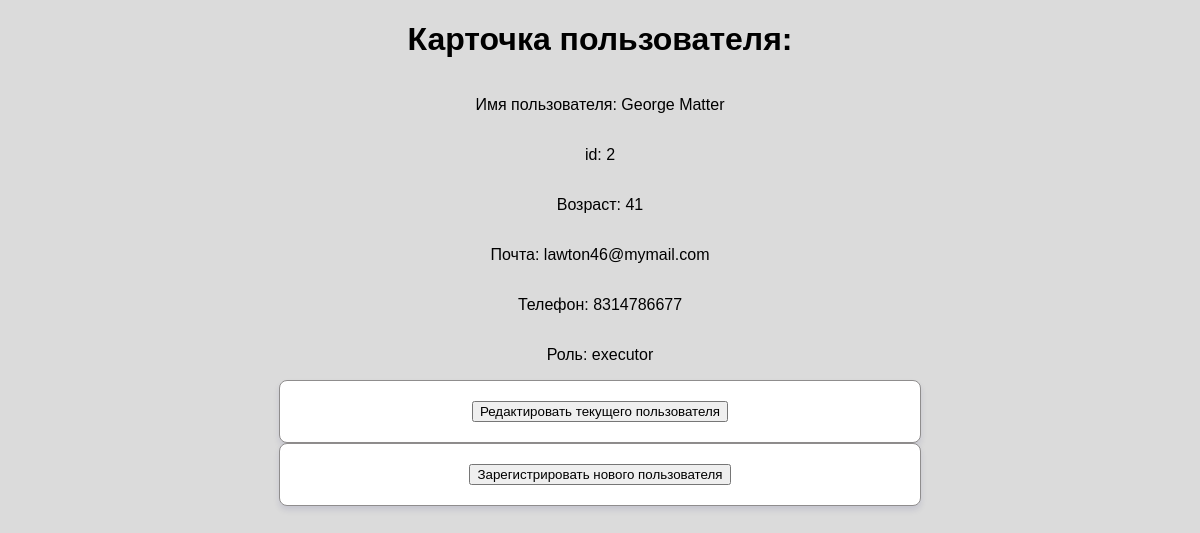
Screenshot of /users/2/ with the database file from the repository.
### home_work/You_Do.py (models this page shows)
class User (db.Model):
    __tablename__ = "users"
    id = db.Column (db.Integer, primary_key=True)
    first_name = db.Column(db.String (100), nullable = False)
    last_name = db.Column(db.String(100))
    age = db.Column(db.Integer, db.CheckConstraint("age>=16"))
    email = db.Column(db.String(150))
    role = db.Column(db.String(100))
    phone = db.Column(db.String(100))

### home_work/You_Do.py (the view)
@app.route('/users/<int:user>/')
def user_page(user=None):
    with app.app_context():
        user_data = db.session.query(User).get(user)
    return render_template('user.html', user_data=user_data)

### home_work/templates/user.html (shortened to what this page needs)
<!DOCTYPE html>
<html lang="ru">
<head>
    <link rel="stylesheet" href="{{ url_for('static', filename='styles.css') }}">
</head>
<body>
    <h1>Карточка пользователя:</h1>
    <p>Имя пользователя: {{ user_data.first_name }} {{ user_data.last_name }}</p>
    <p>id: {{ user_data.id }}</p>
    <p>Возраст: {{ user_data.age }}</p>
    <p>Почта: {{ user_data.email }}</p>
    <p>Телефон: {{ user_data.phone }}</p>
    <p>Роль: {{ user_data.role }}</p>
    <div class="container">
        <form method="GET" action="/user/change/">
            <input type="submit" value="Редактировать текущего пользователя">
        </form>
    </div>
    <div class="container">
        <form method="GET" action="/user/new/">
            <input type="submit" value="Зарегистрировать нового пользователя">
        </form>
    </div>
</body>
</html>

### home_work/static/styles.css (style rules this page uses)
body { font-family: Arial, sans-serif; background-color: #dbdbdb; margin: 0; padding: 0; display: flex; justify-content: flex-start; flex-direction: column; align-items: center; min-height: 100vh; }
.container { background: white; border: 1px solid #8f8d8d; border-radius: 8px; box-shadow: 0 4px 6px rgba(0, 10, 97, 0.1); padding: 20px; width: 600px; text-align: center; }

### rows the page displays
User: first_name "George", last_name "Matter", id "2", age "41", email "lawton46@mymail.com", phone "8314786677", role "executor"
